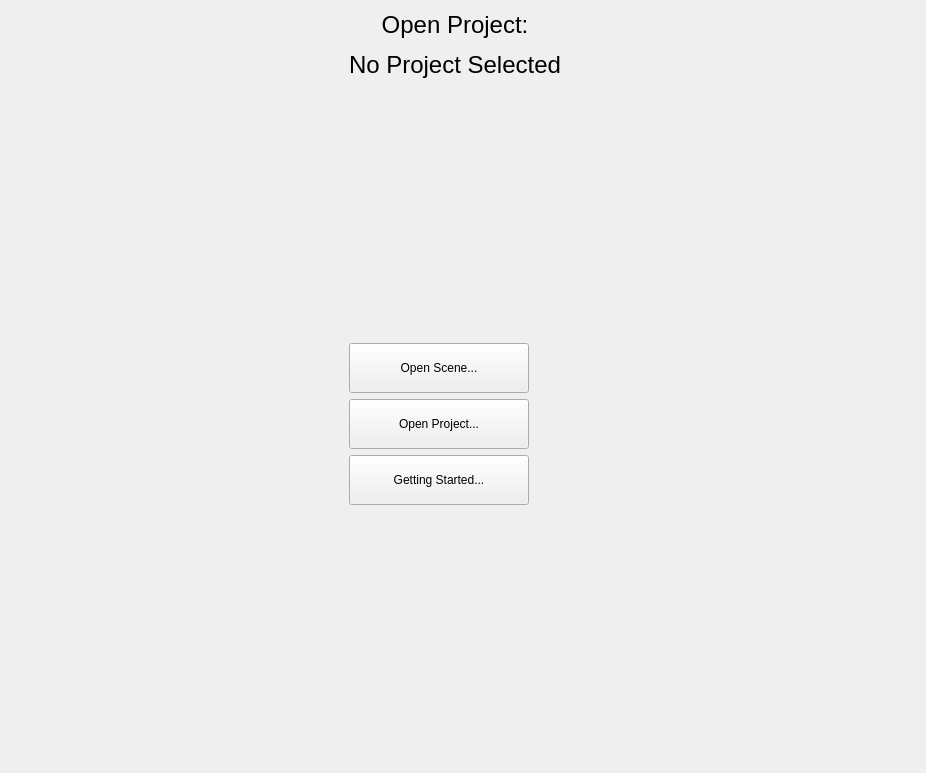
<?xml version="1.0" encoding="UTF-8"?>
<ui version="4.0">
 <class>SettingsTab</class>
 <widget class="QWidget" name="SettingsTab">
  <property name="geometry">
   <rect>
    <x>0</x>
    <y>0</y>
    <width>926</width>
    <height>773</height>
   </rect>
  </property>
  <property name="windowTitle">
   <string>Form</string>
  </property>
  <layout class="QHBoxLayout" name="horizontalLayout">
   <item>
    <spacer name="horizontalSpacer">
     <property name="orientation">
      <enum>Qt::Horizontal</enum>
     </property>
     <property name="sizeHint" stdset="0">
      <size>
       <width>264</width>
       <height>20</height>
      </size>
     </property>
    </spacer>
   </item>
   <item>
    <layout class="QVBoxLayout" name="verticalLayout">
     <item>
      <widget class="QLabel" name="ProjectLabel">
       <property name="text">
        <string>&lt;html&gt;&lt;head/&gt;&lt;body&gt;&lt;p align=&quot;center&quot;&gt;&lt;span style=&quot; font-size:18pt;&quot;&gt;Open Project:&lt;/span&gt;&lt;/p&gt;&lt;p align=&quot;center&quot;&gt;&lt;span style=&quot; font-size:18pt;&quot;&gt;No Project Selected&lt;/span&gt;&lt;/p&gt;&lt;/body&gt;&lt;/html&gt;</string>
       </property>
       <property name="alignment">
        <set>Qt::AlignCenter</set>
       </property>
      </widget>
     </item>
     <item>
      <spacer name="verticalSpacer">
       <property name="orientation">
        <enum>Qt::Vertical</enum>
       </property>
       <property name="sizeHint" stdset="0">
        <size>
         <width>20</width>
         <height>40</height>
        </size>
       </property>
      </spacer>
     </item>
     <item>
      <widget class="QPushButton" name="OpenScene">
       <property name="sizePolicy">
        <sizepolicy hsizetype="Fixed" vsizetype="Fixed">
         <horstretch>0</horstretch>
         <verstretch>0</verstretch>
        </sizepolicy>
       </property>
       <property name="minimumSize">
        <size>
         <width>180</width>
         <height>50</height>
        </size>
       </property>
       <property name="maximumSize">
        <size>
         <width>180</width>
         <height>50</height>
        </size>
       </property>
       <property name="text">
        <string>Open Scene...</string>
       </property>
       <property name="icon">
        <iconset resource="../QtResources/resources.qrc">
         <normaloff>:/EditorFramework/Icons/Input.svg</normaloff>:/EditorFramework/Icons/Input.svg</iconset>
       </property>
      </widget>
     </item>
     <item>
      <widget class="QPushButton" name="OpenProject">
       <property name="sizePolicy">
        <sizepolicy hsizetype="Fixed" vsizetype="Fixed">
         <horstretch>0</horstretch>
         <verstretch>0</verstretch>
        </sizepolicy>
       </property>
       <property name="minimumSize">
        <size>
         <width>180</width>
         <height>50</height>
        </size>
       </property>
       <property name="maximumSize">
        <size>
         <width>180</width>
         <height>50</height>
        </size>
       </property>
       <property name="text">
        <string>Open Project...</string>
       </property>
       <property name="icon">
        <iconset resource="../../../Tools/Libs/GuiFoundation/QtResources/resources.qrc">
         <normaloff>:/GuiFoundation/Icons/Project.svg</normaloff>:/GuiFoundation/Icons/Project.svg</iconset>
       </property>
      </widget>
     </item>
     <item>
      <widget class="QPushButton" name="GettingStarted">
       <property name="sizePolicy">
        <sizepolicy hsizetype="Fixed" vsizetype="Fixed">
         <horstretch>0</horstretch>
         <verstretch>0</verstretch>
        </sizepolicy>
       </property>
       <property name="minimumSize">
        <size>
         <width>180</width>
         <height>50</height>
        </size>
       </property>
       <property name="maximumSize">
        <size>
         <width>180</width>
         <height>50</height>
        </size>
       </property>
       <property name="text">
        <string>Getting Started...</string>
       </property>
       <property name="icon">
        <iconset resource="../../../Tools/Libs/GuiFoundation/QtResources/resources.qrc">
         <normaloff>:/GuiFoundation/XII-Logo.svg</normaloff>:/GuiFoundation/XII-Logo.svg</iconset>
       </property>
      </widget>
     </item>
     <item>
      <spacer name="verticalSpacer_2">
       <property name="orientation">
        <enum>Qt::Vertical</enum>
       </property>
       <property name="sizeHint" stdset="0">
        <size>
         <width>20</width>
         <height>40</height>
        </size>
       </property>
      </spacer>
     </item>
    </layout>
   </item>
   <item>
    <spacer name="horizontalSpacer_2">
     <property name="orientation">
      <enum>Qt::Horizontal</enum>
     </property>
     <property name="sizeHint" stdset="0">
      <size>
       <width>354</width>
       <height>20</height>
      </size>
     </property>
    </spacer>
   </item>
  </layout>
 </widget>
 <resources>
  <include location="../QtResources/resources.qrc"/>
  <include location="../../../Tools/Libs/GuiFoundation/QtResources/resources.qrc"/>
 </resources>
 <connections/>
</ui>
